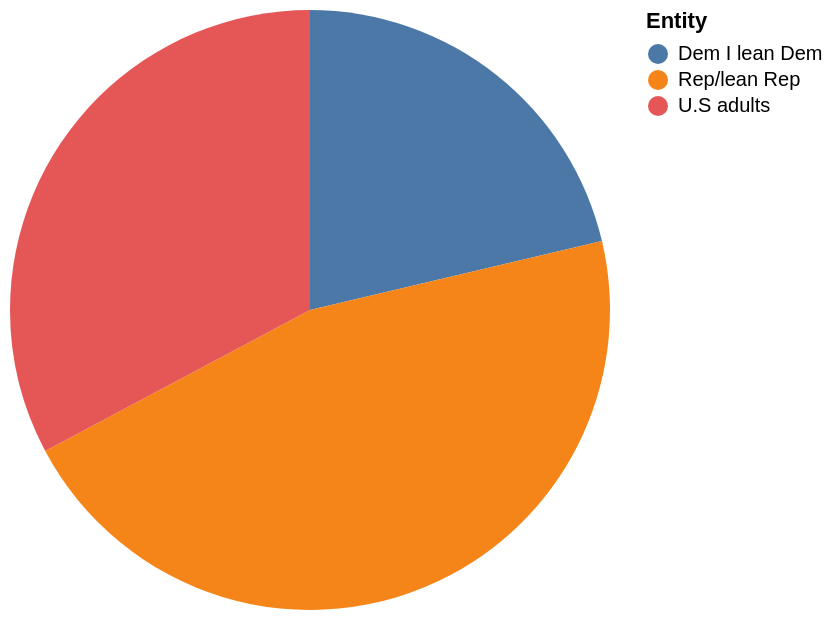

The Vega-Lite source for this figure:
### Vega-Lite specification from a JSON file in a GitHub repository (floating-point values rounded to 4 significant figures)
{"$schema": "https://vega.github.io/schema/vega-lite/v5.json", "description": "Pie chart auto-generated from CSV", "data": {"values": [{"Entity": "Dem I lean Dem", "Too slowly, delaying to vaccine access a": "13", "safety Too fast, before and effectiveness fully understood": "86"}, {"Entity": "Rep/lean Rep", "Too slowly, delaying to vaccine access a": "28", "safety Too fast, before and effectiveness fully understood": "69"}, {"Entity": "U.S adults", "Too slowly, delaying to vaccine access a": "20", "safety Too fast, before and effectiveness fully understood": "78"}]}, "mark": "arc", "encoding": {"theta": {"field": "Too slowly, delaying to vaccine access a", "type": "quantitative"}, "color": {"field": "Entity", "type": "nominal"}}}
